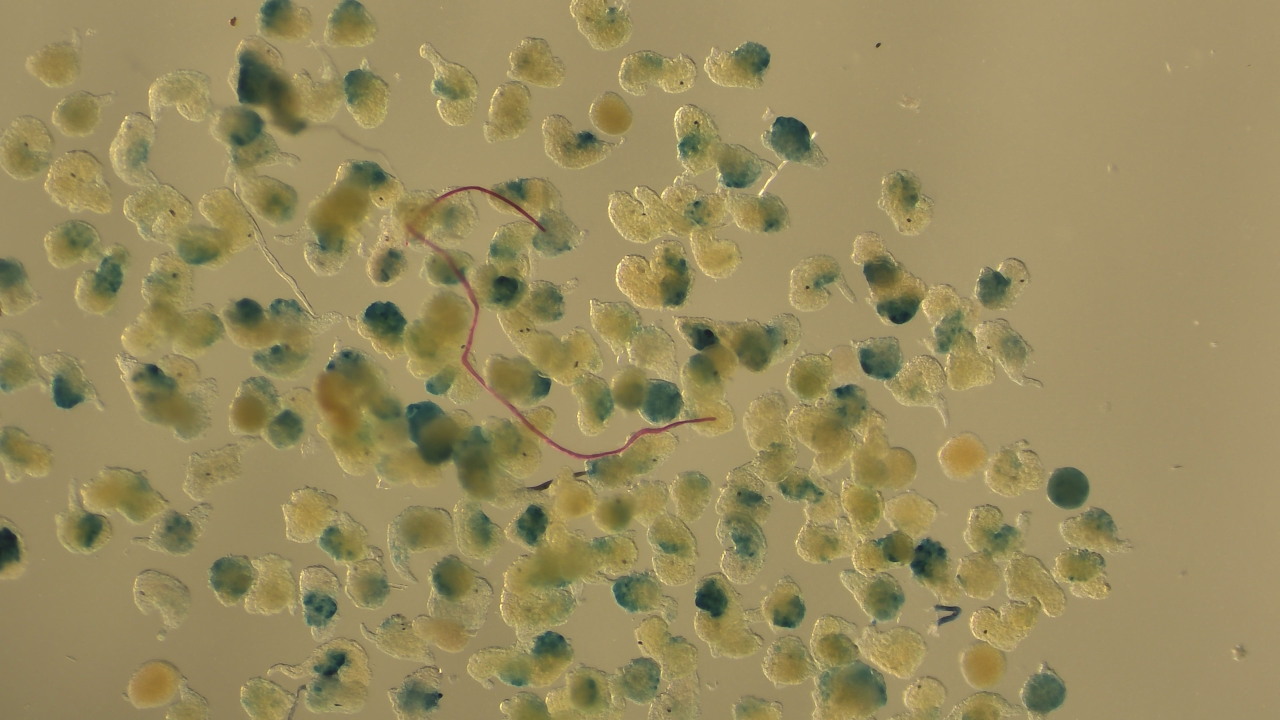
#> input picture Image Processor/Images/img2.jpg, 3840 x 2160 px (shown at 1/3 size)
$ python -i registration.py   (imports and definitions only)   (older library calls are emulated)
#> lines starting #> are read from the running program, lines starting #| are printed output that depends on the picture
"""Stage 0b — alignment verification and optional registration.

For the provided pair the two images are already pixel-aligned, so this is a
cheap no-op. But the program must not *assume* that: we verify every run and
register (warp the unfiltered onto the filtered's frame) only if needed, because
misalignment silently corrupts the per-cell color lookup in Stage 2.
"""
from __future__ import annotations

import cv2
import numpy as np

from .config import RegistrationConfig
from .models import AlignmentResult


def _gray(img: np.ndarray) -> np.ndarray:
    return cv2.cvtColor(img, cv2.COLOR_BGR2GRAY)


def _edge_float(gray: np.ndarray) -> np.ndarray:
    g = cv2.GaussianBlur(gray, (0, 0), 1.0)
    gx = cv2.Sobel(g, cv2.CV_32F, 1, 0)
    gy = cv2.Sobel(g, cv2.CV_32F, 0, 1)
    mag = cv2.magnitude(gx, gy)
    return mag


# [126 lines left out: functions _resize_to, verify_alignment, _register_phase, _register_ecc, _register_orb, align, not called in this run]

>>> import cv2
>>> picture = cv2.imread('../Images/img2.jpg', cv2.IMREAD_GRAYSCALE)
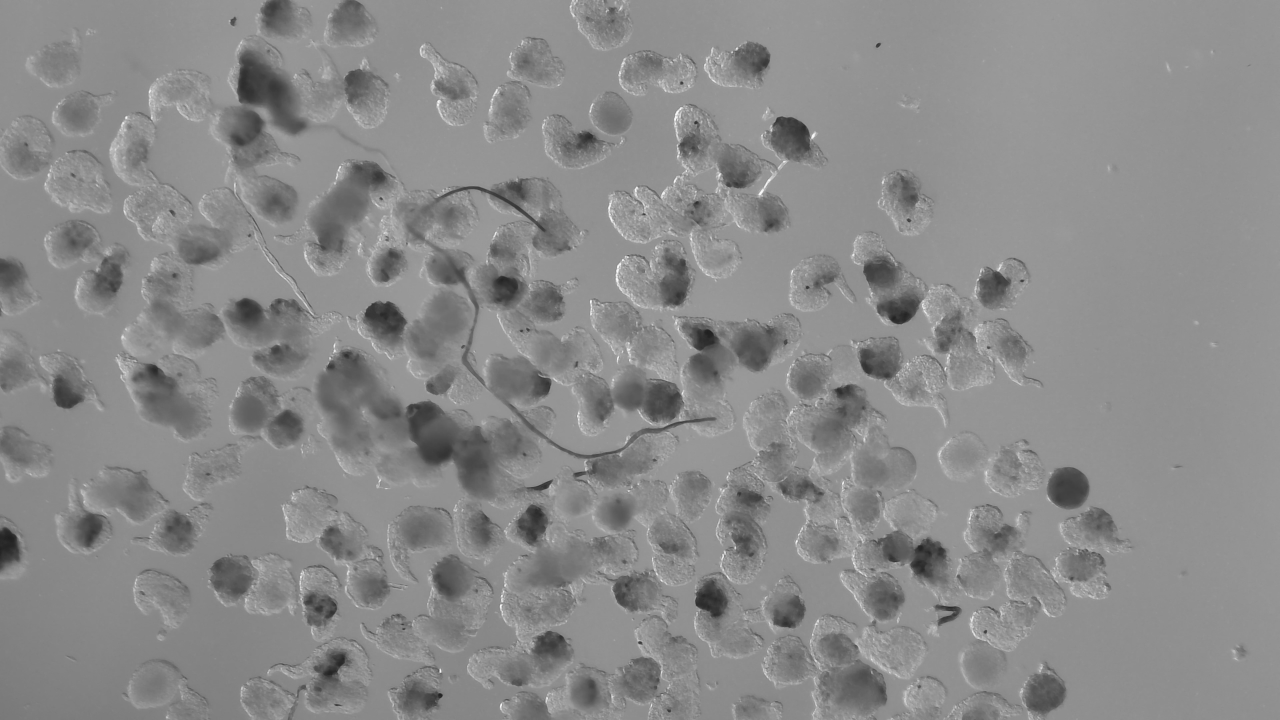
#> picture: shape (2160, 3840) (shown at 1/3 size); min 26, max 250, mean 138.2
>>> result = _edge_float(picture)
#> in _edge_float, `gx = cv2.Sobel(g, cv2.CV_32F, 1, 0)`:
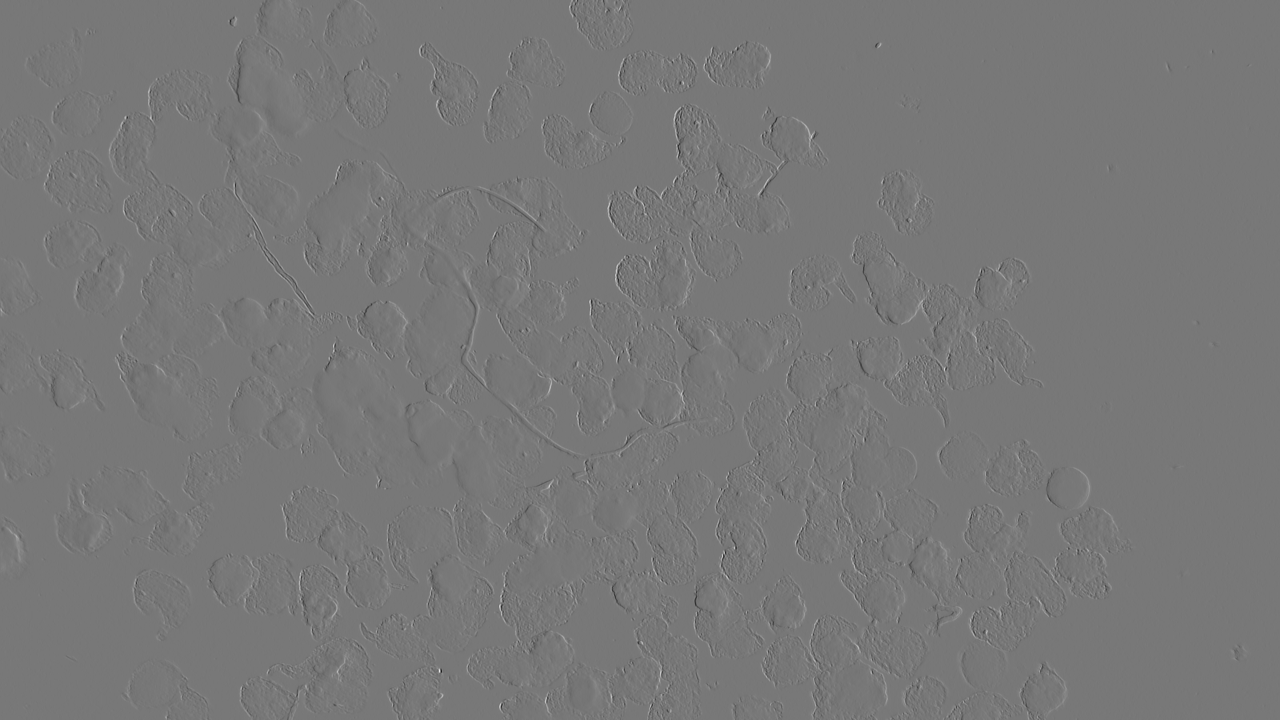
#> gx: shape (2160, 3840) float32 (shown at 1/3 size); min -302, max 338, mean 0; drawn with min black and max white
#> in _edge_float, `gy = cv2.Sobel(g, cv2.CV_32F, 0, 1)`:
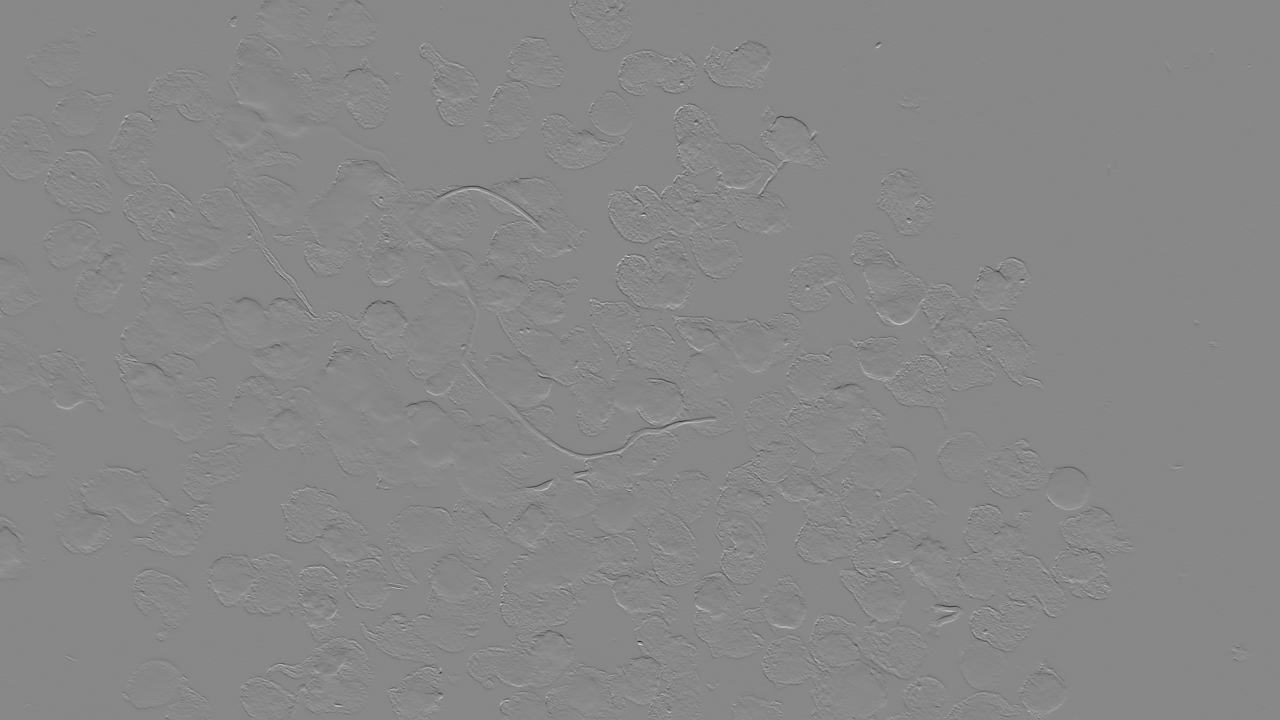
#> gy: shape (2160, 3840) float32 (shown at 1/3 size); min -364, max 318, mean 0; drawn with min black and max white
#> in _edge_float, `mag = cv2.magnitude(gx, gy)`:
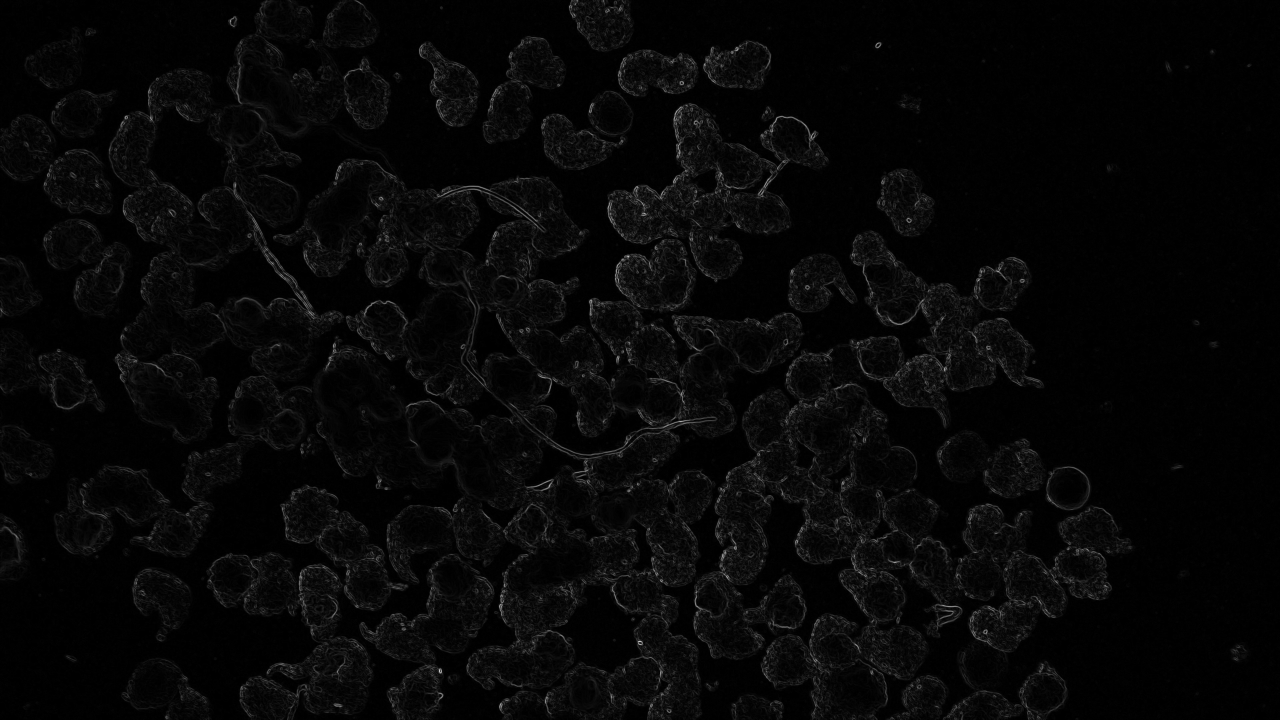
#> mag: shape (2160, 3840) float32 (shown at 1/3 size); min 0, max 365.2, mean 10.6; drawn with min black and max white

$ run again, on Image Processor/Images/img4.jpg
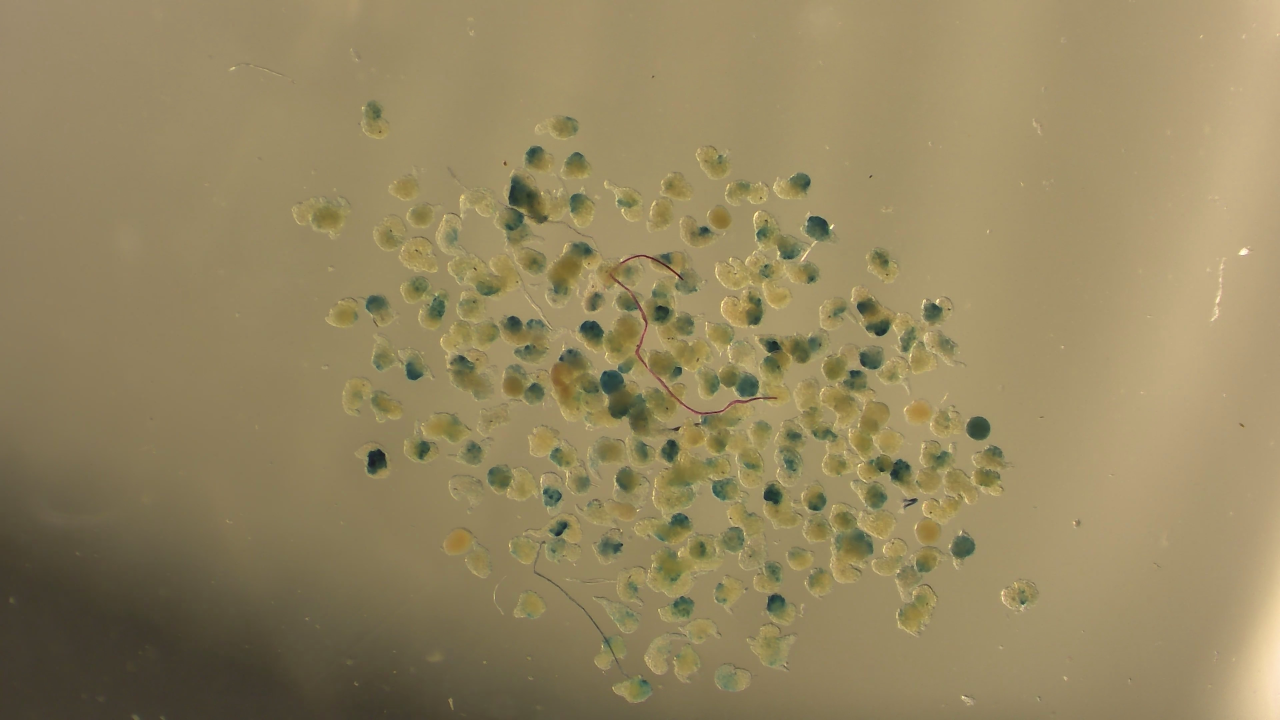
#> input picture Image Processor/Images/img4.jpg, 3840 x 2160 px (shown at 1/3 size)
#> `picture = cv2.imread('../Images/img2.jpg', cv2.IMREAD_GRAYSCALE)`:
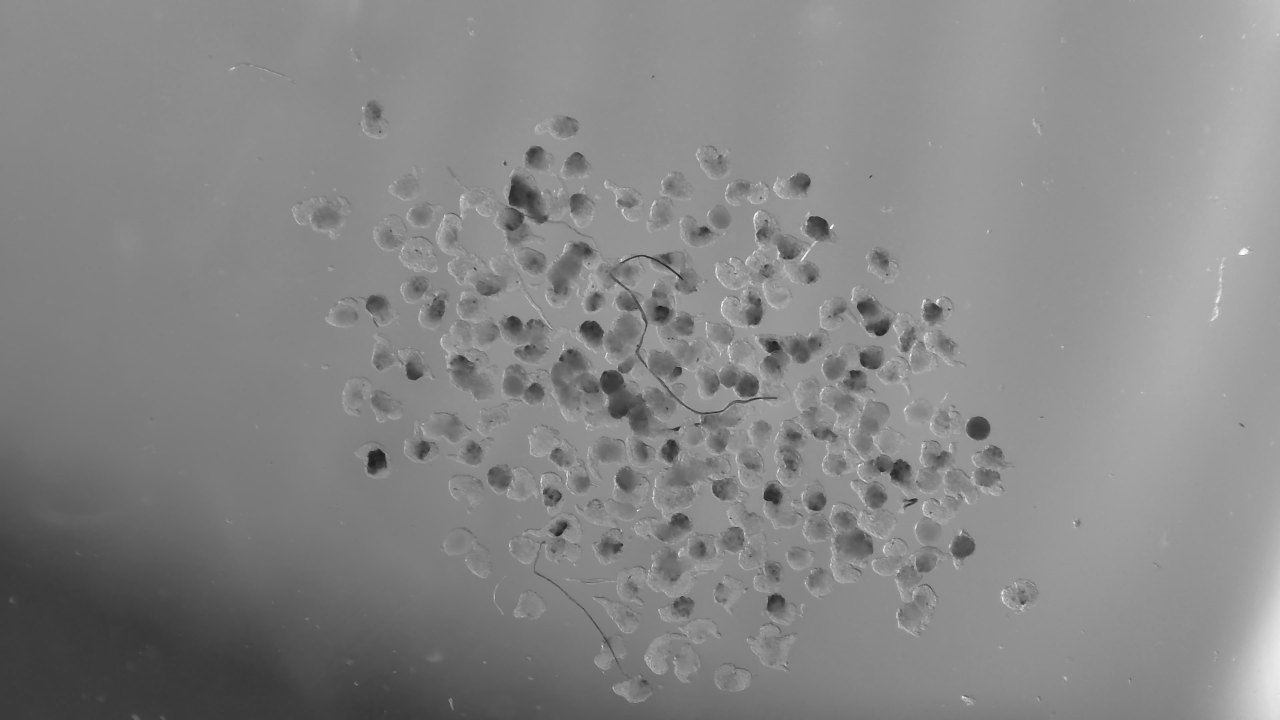
#> picture: shape (2160, 3840) (shown at 1/3 size); min 10, max 252, mean 134.2
#> in _edge_float, `mag = cv2.magnitude(gx, gy)`:
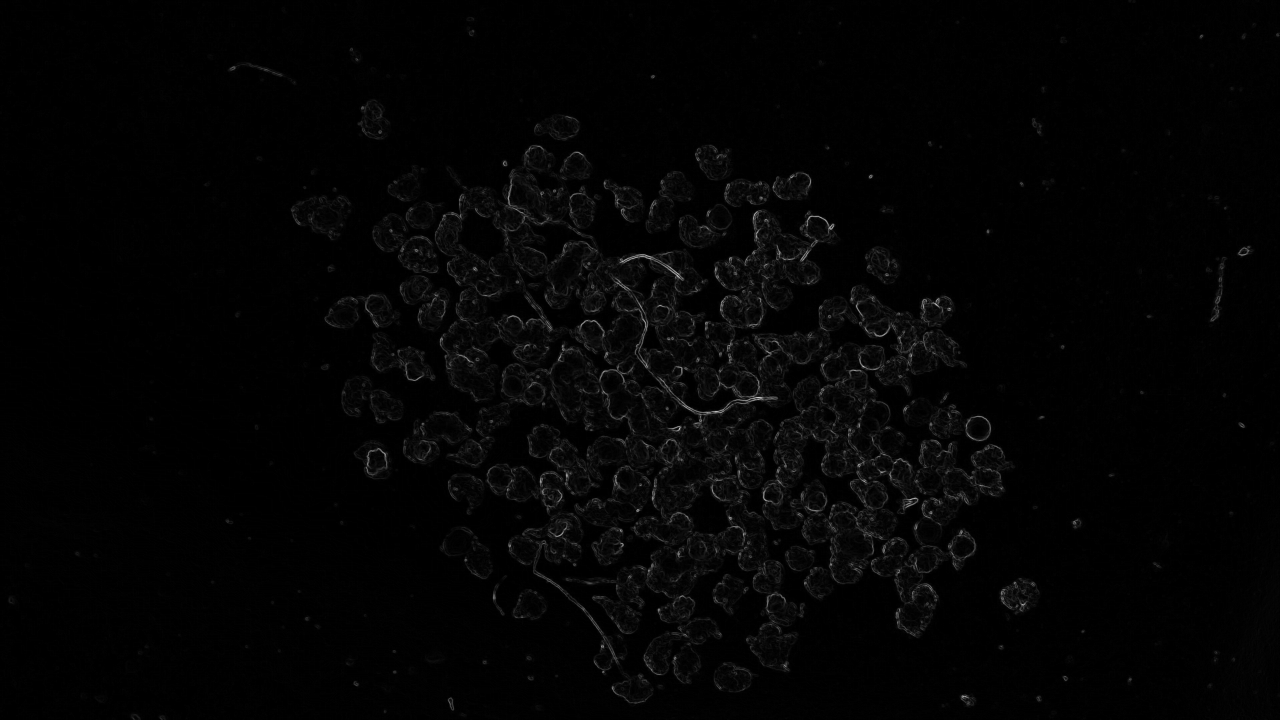
#> mag: shape (2160, 3840) float32 (shown at 1/3 size); min 0, max 340.8, mean 5.4; drawn with min black and max white
